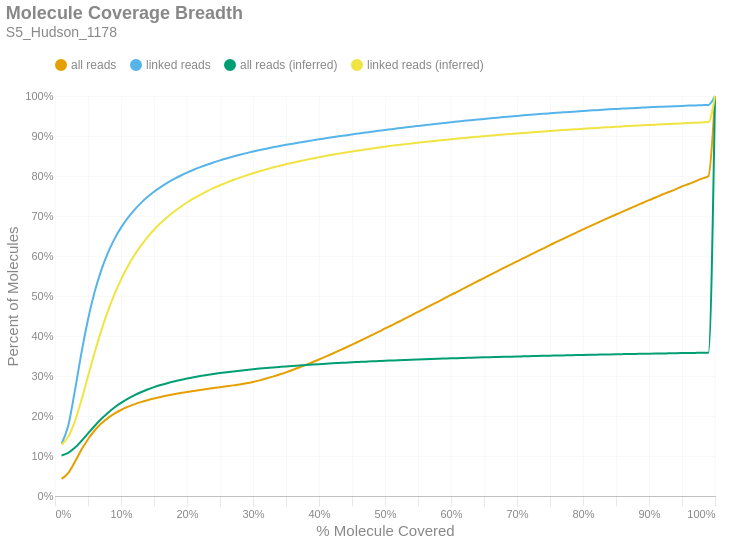

The cell this chart's notebook holds for it:
### Markdown cell above
### Molecule Read Coverage
This chart shows molecule coverage breadth as computed by the number of bases aligned to that molecule. In other words, "*how much of each unique long molecule is actually sequenced/aligned?*" Keep in mind there is a distinction between sequences and alignments, since some sequences belonging to a particular molecule may not align well and wouldn't appear in the alignment data. This chart also shows molecule coverage breadth as computed by the *inferred fragment* from which the aligned sequences originate. Unlike read coverage, this calculation takes into account the total insert size, including unsequenced gaps between the forward and reverse reads. Like the previous figures, these are cumulative percents.

### Code cell
if SKIPLR:
    print_html(f"Skipped")
else:
    binned_df = consolidated_hist(valids['coverage_bp'], mask, 0.01, True)
    binned_df_inf = consolidated_hist(valids['coverage_inserts'], mask, 0.01, True)
    binned_df = binned_df.with_columns(pl.lit(binned_df_inf['all reads (cumsum)']).alias('all reads (inferred)'))
    binned_df = binned_df.with_columns(pl.lit(binned_df_inf['linked reads (cumsum)']).alias('linked reads (inferred)'))
    binned_df = binned_df.with_columns(
        (pl.col('bin').cast(pl.Float64) + 0.01).alias('right_edge')
    )

    with SafeRender(binned_df):
        (
            density_plot(binned_df, 'Molecule Coverage Breadth', samplename, 'molcov', ['all reads (inferred)','linked reads (inferred)'])
            .encode(
                #x=alt.X('bin:Q', title="% Molecule Covered").axis(format = '%').scale(padding=0),
                x=alt.X('right_edge:Q', title="% Molecule Covered").axis(format='%').scale(padding=0),
                y=alt.Y('value:Q', title='Percent of Molecules')
                    .axis(format='%')
                    .stack(False)
                    .scale(domainMin=0, padding=0),
                color=alt.Color("key:N").scale(domain = ["all reads", "linked reads", "all reads (inferred)", "linked reads (inferred)"]),
                tooltip = [
                    alt.Tooltip("key:N", title = "Data Type"),
                    alt.Tooltip("range_label:N", title="% Molecule Covered"),
                    alt.Tooltip("value:Q", format = ".2%", title="% Molecules")
                ]
            )
        ).display()

### Figure 1 — Vega-Lite specification as saved in the notebook (floating-point values rounded to 4 significant figures)
{"width": "container", "height": 400, "config": {"title": {"anchor": "start", "dy": -15, "fontSize": 18, "color": "#888888", "subtitleColor": "#888888", "subtitleFontSize": 14}, "arc": {"fill": "#0072B2"}, "axis": {"domainColor": "#888888", "domainWidth": 0.5, "gridWidth": 0.2, "grid": false, "titleFontWeight": 400, "titleFontSize": 15, "labelFontSize": 11, "labelColor": "#888888", "tickColor": "#888888", "tickWidth": 0.2, "titleColor": "#888888"}, "axisBand": {"grid": false}, "axisX": {"grid": true, "tickSize": 10, "domainCap": "round"}, "axisY": {"domain": false, "grid": true, "tickSize": 0, "domainCap": "round"}, "background": "transparent", "header": {"labelFontSize": 15, "labelColor": "#888888", "titleFontSize": 15, "titleFontWeight": 600, "titleColor": "#888888"}, "legend": {"labelFont": "sans-serif", "labelFontSize": 12, "labelColor": "#888888", "symbolSize": 100, "symbolType": "circle", "titleFontSize": 12, "titlePadding": 10, "titleColor": "#888888", "title": null, "orient": "top"}, "range": {"category": ["#E69F00", "#56B4E9", "#009E73", "#F0E442", "#0072B2", "#D55E00", "#CC79A7", "#000000"], "diverging": ["#cfe8f3", "#a2d4ec", "#73bfe2", "#46abdb", "#1696d2", "#12719e"]}, "area": {"fill": "#0072B2", "fillOpacity": 0.7, "line": true, "strokeOpacity": 0.7}, "line": {"color": "#0072B2", "stroke": "#0072B2", "strokeWidth": 2}, "trail": {"color": "#0072B2", "stroke": "#0072B2", "strokeWidth": 0, "size": 1}, "point": {"filled": true, "fillOpacity": 1.0, "size": 95}, "text": {"color": "#888888", "fontSize": 11, "align": "right", "fontWeight": 400, "size": 11}, "bar": {"fill": "#0072B2", "stroke": null}, "view": {"stroke": null, "continuousWidth": 660, "continuousHeight": 400}}, "data": {"name": "data-ef1481adacbdb113beef8eb1b93edff2"}, "mark": {"type": "line", "interpolate": "monotone", "point": {"opacity": 0, "size": 275}}, "encoding": {"color": {"field": "key", "scale": {"domain": ["all reads", "linked reads", "all reads (inferred)", "linked reads (inferred)"]}, "type": "nominal"}, "tooltip": [{"field": "key", "title": "Data Type", "type": "nominal"}, {"field": "range_label", "title": "% Molecule Covered", "type": "nominal"}, {"field": "value", "format": ".2%", "title": "% Molecules", "type": "quantitative"}], "x": {"axis": {"format": "%"}, "field": "right_edge", "scale": {"padding": 0}, "title": "% Molecule Covered", "type": "quantitative"}, "y": {"axis": {"format": "%"}, "field": "value", "scale": {"domainMin": 0, "padding": 0}, "stack": false, "title": "Percent of Molecules", "type": "quantitative"}}, "params": [{"name": "param_c36ac31b6afebe62", "select": {"type": "point", "fields": ["key"]}, "bind": "legend"}], "title": {"text": "Molecule Coverage Breadth", "subtitle": "S5_Hudson_1178"}, "transform": [{"fold": ["all reads (cumsum)", "linked reads (cumsum)", "all reads (inferred)", "linked reads (inferred)"]}, {"calculate": "replace(datum.key, ' (cumsum)', '')", "as": "key"}, {"filter": {"param": "param_c36ac31b6afebe62"}}], "usermeta": {"embedOptions": {"downloadFileName": "S5_Hudson_1178.molcov"}}, "$schema": "https://vega.github.io/schema/vega-lite/v6.1.0.json", "datasets": {"data-ef1481adacbdb113beef8eb1b93edff2": [{"bin": "0.0", "interval": "0.0-0.01", "all reads": 0.04276, "linked reads": 0.1305, "all reads (cumsum)": 0.04276, "linked reads (cumsum)": 0.1305, "range_label": "0.0-0.01", "all reads (inferred)": 0.1012, "linked reads (inferred)": 0.1279, "right_edge": 0.01}, {"bin": "0.01", "interval": "0.01-0.02", "all reads": 0.01467, "linked reads": 0.04494, "all reads (cumsum)": 0.05743, "linked reads (cumsum)": 0.1755, "range_label": "0.01-0.02", "all reads (inferred)": 0.108, "linked reads (inferred)": 0.1481, "right_edge": 0.02}, {"bin": "0.02", "interval": "0.02-0.03", "all reads": 0.02768, "linked reads": 0.08659, "all reads (cumsum)": 0.08511, "linked reads (cumsum)": 0.2621, "range_label": "0.02-0.03", "all reads (inferred)": 0.1204, "linked reads (inferred)": 0.1861, "right_edge": 0.03}, {"bin": "0.03", "interval": "0.03-0.04", "all reads": 0.03024, "linked reads": 0.09512, "all reads (cumsum)": 0.1154, "linked reads (cumsum)": 0.3572, "range_label": "0.03-0.04", "all reads (inferred)": 0.1375, "linked reads (inferred)": 0.2394, "right_edge": 0.04}, {"bin": "0.04", "interval": "0.04-0.05", "all reads": 0.02665, "linked reads": 0.08409, "all reads (cumsum)": 0.142, "linked reads (cumsum)": 0.4413, "range_label": "0.04-0.05", "all reads (inferred)": 0.1564, "linked reads (inferred)": 0.2991, "right_edge": 0.05}, {"bin": "0.05", "interval": "0.05-0.06", "all reads": 0.02174, "linked reads": 0.06847, "all reads (cumsum)": 0.1637, "linked reads (cumsum)": 0.5097, "range_label": "0.05-0.06", "all reads (inferred)": 0.1751, "linked reads (inferred)": 0.3581, "right_edge": 0.06}, {"bin": "0.06", "interval": "0.06-0.07", "all reads": 0.01725, "linked reads": 0.05441, "all reads (cumsum)": 0.181, "linked reads (cumsum)": 0.5642, "range_label": "0.06-0.07", "all reads (inferred)": 0.1924, "linked reads (inferred)": 0.4128, "right_edge": 0.07}, {"bin": "0.07", "interval": "0.07-0.08", "all reads": 0.01373, "linked reads": 0.04324, "all reads (cumsum)": 0.1947, "linked reads (cumsum)": 0.6074, "range_label": "0.07-0.08", "all reads (inferred)": 0.2077, "linked reads (inferred)": 0.4614, "right_edge": 0.08}, {"bin": "0.08", "interval": "0.08-0.09", "all reads": 0.01112, "linked reads": 0.03486, "all reads (cumsum)": 0.2058, "linked reads (cumsum)": 0.6423, "range_label": "0.08-0.09", "all reads (inferred)": 0.2212, "linked reads (inferred)": 0.5042, "right_edge": 0.09}, {"bin": "0.09", "interval": "0.09-0.1", "all reads": 0.009178, "linked reads": 0.02873, "all reads (cumsum)": 0.215, "linked reads (cumsum)": 0.671, "range_label": "0.09-0.1", "all reads (inferred)": 0.2328, "linked reads (inferred)": 0.5411, "right_edge": 0.1}, {"bin": "0.1", "interval": "0.1-0.11", "all reads": 0.007634, "linked reads": 0.02383, "all reads (cumsum)": 0.2227, "linked reads (cumsum)": 0.6948, "range_label": "0.1-0.11", "all reads (inferred)": 0.243, "linked reads (inferred)": 0.5733, "right_edge": 0.11}, {"bin": "0.11", "interval": "0.11-0.12", "all reads": 0.006444, "linked reads": 0.02007, "all reads (cumsum)": 0.2291, "linked reads (cumsum)": 0.7149, "range_label": "0.11-0.12", "all reads (inferred)": 0.2517, "linked reads (inferred)": 0.6011, "right_edge": 0.12}, {"bin": "0.12", "interval": "0.12-0.13", "all reads": 0.00561, "linked reads": 0.01738, "all reads (cumsum)": 0.2347, "linked reads (cumsum)": 0.7323, "range_label": "0.12-0.13", "all reads (inferred)": 0.2594, "linked reads (inferred)": 0.6255, "right_edge": 0.13}, {"bin": "0.13", "interval": "0.13-0.14", "all reads": 0.004849, "linked reads": 0.01501, "all reads (cumsum)": 0.2396, "linked reads (cumsum)": 0.7473, "range_label": "0.13-0.14", "all reads (inferred)": 0.2662, "linked reads (inferred)": 0.6468, "right_edge": 0.14}, {"bin": "0.14", "interval": "0.14-0.15", "all reads": 0.004311, "linked reads": 0.01326, "all reads (cumsum)": 0.2439, "linked reads (cumsum)": 0.7605, "range_label": "0.14-0.15", "all reads (inferred)": 0.2721, "linked reads (inferred)": 0.6656, "right_edge": 0.15}, {"bin": "0.15", "interval": "0.15-0.16", "all reads": 0.003838, "linked reads": 0.01167, "all reads (cumsum)": 0.2477, "linked reads (cumsum)": 0.7722, "range_label": "0.15-0.16", "all reads (inferred)": 0.2774, "linked reads (inferred)": 0.6823, "right_edge": 0.16}, {"bin": "0.16", "interval": "0.16-0.17", "all reads": 0.003446, "linked reads": 0.01038, "all reads (cumsum)": 0.2512, "linked reads (cumsum)": 0.7826, "range_label": "0.16-0.17", "all reads (inferred)": 0.2821, "linked reads (inferred)": 0.6972, "right_edge": 0.17}, {"bin": "0.17", "interval": "0.17-0.18", "all reads": 0.003213, "linked reads": 0.009477, "all reads (cumsum)": 0.2544, "linked reads (cumsum)": 0.7921, "range_label": "0.17-0.18", "all reads (inferred)": 0.2863, "linked reads (inferred)": 0.7106, "right_edge": 0.18}, {"bin": "0.18", "interval": "0.18-0.19", "all reads": 0.002944, "linked reads": 0.008549, "all reads (cumsum)": 0.2573, "linked reads (cumsum)": 0.8006, "range_label": "0.18-0.19", "all reads (inferred)": 0.2901, "linked reads (inferred)": 0.7226, "right_edge": 0.19}, {"bin": "0.19", "interval": "0.19-0.2", "all reads": 0.002764, "linked reads": 0.00779, "all reads (cumsum)": 0.2601, "linked reads (cumsum)": 0.8084, "range_label": "0.19-0.2", "all reads (inferred)": 0.2937, "linked reads (inferred)": 0.7337, "right_edge": 0.2}, {"bin": "0.2", "interval": "0.2-0.21", "all reads": 0.002599, "linked reads": 0.0071, "all reads (cumsum)": 0.2627, "linked reads (cumsum)": 0.8155, "range_label": "0.2-0.21", "all reads (inferred)": 0.2968, "linked reads (inferred)": 0.7438, "right_edge": 0.21}, {"bin": "0.21", "interval": "0.21-0.22", "all reads": 0.00246, "linked reads": 0.006548, "all reads (cumsum)": 0.2651, "linked reads (cumsum)": 0.8221, "range_label": "0.21-0.22", "all reads (inferred)": 0.2998, "linked reads (inferred)": 0.7531, "right_edge": 0.22}, {"bin": "0.22", "interval": "0.22-0.23", "all reads": 0.002375, "linked reads": 0.006057, "all reads (cumsum)": 0.2675, "linked reads (cumsum)": 0.8281, "range_label": "0.22-0.23", "all reads (inferred)": 0.3025, "linked reads (inferred)": 0.7616, "right_edge": 0.23}, {"bin": "0.23", "interval": "0.23-0.24", "all reads": 0.002296, "linked reads": 0.005652, "all reads (cumsum)": 0.2698, "linked reads (cumsum)": 0.8338, "range_label": "0.23-0.24", "all reads (inferred)": 0.305, "linked reads (inferred)": 0.7695, "right_edge": 0.24}, {"bin": "0.24", "interval": "0.24-0.25", "all reads": 0.002256, "linked reads": 0.005281, "all reads (cumsum)": 0.2721, "linked reads (cumsum)": 0.8391, "range_label": "0.24-0.25", "all reads (inferred)": 0.3073, "linked reads (inferred)": 0.7768, "right_edge": 0.25}, {"bin": "0.25", "interval": "0.25-0.26", "all reads": 0.002186, "linked reads": 0.004896, "all reads (cumsum)": 0.2742, "linked reads (cumsum)": 0.8439, "range_label": "0.25-0.26", "all reads (inferred)": 0.3095, "linked reads (inferred)": 0.7836, "right_edge": 0.26}, {"bin": "0.26", "interval": "0.26-0.27", "all reads": 0.002303, "linked reads": 0.00473, "all reads (cumsum)": 0.2765, "linked reads (cumsum)": 0.8487, "range_label": "0.26-0.27", "all reads (inferred)": 0.3115, "linked reads (inferred)": 0.7899, "right_edge": 0.27}, {"bin": "0.27", "interval": "0.27-0.28", "all reads": 0.002408, "linked reads": 0.004339, "all reads (cumsum)": 0.279, "linked reads (cumsum)": 0.853, "range_label": "0.27-0.28", "all reads (inferred)": 0.3134, "linked reads (inferred)": 0.796, "right_edge": 0.28}, {"bin": "0.28", "interval": "0.28-0.29", "all reads": 0.002839, "linked reads": 0.004126, "all reads (cumsum)": 0.2818, "linked reads (cumsum)": 0.8571, "range_label": "0.28-0.29", "all reads (inferred)": 0.3152, "linked reads (inferred)": 0.8016, "right_edge": 0.29}, {"bin": "0.29", "interval": "0.29-0.3", "all reads": 0.00341, "linked reads": 0.003907, "all reads (cumsum)": 0.2852, "linked reads (cumsum)": 0.861, "range_label": "0.29-0.3", "all reads (inferred)": 0.3169, "linked reads (inferred)": 0.8069, "right_edge": 0.3}, {"bin": "0.3", "interval": "0.3-0.31", "all reads": 0.003928, "linked reads": 0.003719, "all reads (cumsum)": 0.2891, "linked reads (cumsum)": 0.8648, "range_label": "0.3-0.31", "all reads (inferred)": 0.3185, "linked reads (inferred)": 0.8119, "right_edge": 0.31}, {"bin": "0.31", "interval": "0.31-0.32", "all reads": 0.004418, "linked reads": 0.003531, "all reads (cumsum)": 0.2936, "linked reads (cumsum)": 0.8683, "range_label": "0.31-0.32", "all reads (inferred)": 0.32, "linked reads (inferred)": 0.8166, "right_edge": 0.32}, {"bin": "0.32", "interval": "0.32-0.33", "all reads": 0.004871, "linked reads": 0.003316, "all reads (cumsum)": 0.2984, "linked reads (cumsum)": 0.8716, "range_label": "0.32-0.33", "all reads (inferred)": 0.3214, "linked reads (inferred)": 0.821, "right_edge": 0.33}, {"bin": "0.33", "interval": "0.33-0.34", "all reads": 0.005142, "linked reads": 0.003157, "all reads (cumsum)": 0.3036, "linked reads (cumsum)": 0.8748, "range_label": "0.33-0.34", "all reads (inferred)": 0.3227, "linked reads (inferred)": 0.8253, "right_edge": 0.34}, {"bin": "0.34", "interval": "0.34-0.35", "all reads": 0.005517, "linked reads": 0.003091, "all reads (cumsum)": 0.3091, "linked reads (cumsum)": 0.8779, "range_label": "0.34-0.35", "all reads (inferred)": 0.324, "linked reads (inferred)": 0.8294, "right_edge": 0.35}, {"bin": "0.35", "interval": "0.35-0.36", "all reads": 0.00589, "linked reads": 0.002943, "all reads (cumsum)": 0.315, "linked reads (cumsum)": 0.8808, "range_label": "0.35-0.36", "all reads (inferred)": 0.3252, "linked reads (inferred)": 0.8332, "right_edge": 0.36}, {"bin": "0.36", "interval": "0.36-0.37", "all reads": 0.006138, "linked reads": 0.002817, "all reads (cumsum)": 0.3211, "linked reads (cumsum)": 0.8836, "range_label": "0.36-0.37", "all reads (inferred)": 0.3264, "linked reads (inferred)": 0.8368, "right_edge": 0.37}, {"bin": "0.37", "interval": "0.37-0.38", "all reads": 0.00652, "linked reads": 0.002814, "all reads (cumsum)": 0.3276, "linked reads (cumsum)": 0.8864, "range_label": "0.37-0.38", "all reads (inferred)": 0.3275, "linked reads (inferred)": 0.8403, "right_edge": 0.38}, {"bin": "0.38", "interval": "0.38-0.39", "all reads": 0.006637, "linked reads": 0.002615, "all reads (cumsum)": 0.3343, "linked reads (cumsum)": 0.8891, "range_label": "0.38-0.39", "all reads (inferred)": 0.3286, "linked reads (inferred)": 0.8437, "right_edge": 0.39}, {"bin": "0.39", "interval": "0.39-0.4", "all reads": 0.007043, "linked reads": 0.002614, "all reads (cumsum)": 0.3413, "linked reads (cumsum)": 0.8917, "range_label": "0.39-0.4", "all reads (inferred)": 0.3297, "linked reads (inferred)": 0.847, "right_edge": 0.4}, {"bin": "0.4", "interval": "0.4-0.41", "all reads": 0.006995, "linked reads": 0.002525, "all reads (cumsum)": 0.3483, "linked reads (cumsum)": 0.8942, "range_label": "0.4-0.41", "all reads (inferred)": 0.3307, "linked reads (inferred)": 0.8501, "right_edge": 0.41}, {"bin": "0.41", "interval": "0.41-0.42", "all reads": 0.007262, "linked reads": 0.002493, "all reads (cumsum)": 0.3556, "linked reads (cumsum)": 0.8967, "range_label": "0.41-0.42", "all reads (inferred)": 0.3316, "linked reads (inferred)": 0.8531, "right_edge": 0.42}, {"bin": "0.42", "interval": "0.42-0.43", "all reads": 0.007479, "linked reads": 0.002463, "all reads (cumsum)": 0.363, "linked reads (cumsum)": 0.8991, "range_label": "0.42-0.43", "all reads (inferred)": 0.3325, "linked reads (inferred)": 0.8559, "right_edge": 0.43}, {"bin": "0.43", "interval": "0.43-0.44", "all reads": 0.007533, "linked reads": 0.002324, "all reads (cumsum)": 0.3706, "linked reads (cumsum)": 0.9015, "range_label": "0.43-0.44", "all reads (inferred)": 0.3334, "linked reads (inferred)": 0.8588, "right_edge": 0.44}, {"bin": "0.44", "interval": "0.44-0.45", "all reads": 0.007738, "linked reads": 0.002365, "all reads (cumsum)": 0.3783, "linked reads (cumsum)": 0.9038, "range_label": "0.44-0.45", "all reads (inferred)": 0.3343, "linked reads (inferred)": 0.8614, "right_edge": 0.45}, {"bin": "0.45", "interval": "0.45-0.46", "all reads": 0.007872, "linked reads": 0.002381, "all reads (cumsum)": 0.3862, "linked reads (cumsum)": 0.9062, "range_label": "0.45-0.46", "all reads (inferred)": 0.3351, "linked reads (inferred)": 0.8639, "right_edge": 0.46}, {"bin": "0.46", "interval": "0.46-0.47", "all reads": 0.007961, "linked reads": 0.002257, "all reads (cumsum)": 0.3942, "linked reads (cumsum)": 0.9085, "range_label": "0.46-0.47", "all reads (inferred)": 0.3358, "linked reads (inferred)": 0.8663, "right_edge": 0.47}, {"bin": "0.47", "interval": "0.47-0.48", "all reads": 0.008127, "linked reads": 0.002229, "all reads (cumsum)": 0.4023, "linked reads (cumsum)": 0.9107, "range_label": "0.47-0.48", "all reads (inferred)": 0.3366, "linked reads (inferred)": 0.8687, "right_edge": 0.48}, {"bin": "0.48", "interval": "0.48-0.49", "all reads": 0.007816, "linked reads": 0.002151, "all reads (cumsum)": 0.4101, "linked reads (cumsum)": 0.9129, "range_label": "0.48-0.49", "all reads (inferred)": 0.3373, "linked reads (inferred)": 0.871, "right_edge": 0.49}, {"bin": "0.49", "interval": "0.49-0.5", "all reads": 0.0088, "linked reads": 0.002199, "all reads (cumsum)": 0.4189, "linked reads (cumsum)": 0.9151, "range_label": "0.49-0.5", "all reads (inferred)": 0.3381, "linked reads (inferred)": 0.8733, "right_edge": 0.5}, {"bin": "0.5", "interval": "0.5-0.51", "all reads": 0.007603, "linked reads": 0.002054, "all reads (cumsum)": 0.4265, "linked reads (cumsum)": 0.9171, "range_label": "0.5-0.51", "all reads (inferred)": 0.3388, "linked reads (inferred)": 0.8754, "right_edge": 0.51}, {"bin": "0.51", "interval": "0.51-0.52", "all reads": 0.008539, "linked reads": 0.002159, "all reads (cumsum)": 0.435, "linked reads (cumsum)": 0.9193, "range_label": "0.51-0.52", "all reads (inferred)": 0.3394, "linked reads (inferred)": 0.8775, "right_edge": 0.52}, {"bin": "0.52", "interval": "0.52-0.53", "all reads": 0.008302, "linked reads": 0.00204, "all reads (cumsum)": 0.4433, "linked reads (cumsum)": 0.9213, "range_label": "0.52-0.53", "all reads (inferred)": 0.3401, "linked reads (inferred)": 0.8795, "right_edge": 0.53}, {"bin": "0.53", "interval": "0.53-0.54", "all reads": 0.008502, "linked reads": 0.002017, "all reads (cumsum)": 0.4518, "linked reads (cumsum)": 0.9233, "range_label": "0.53-0.54", "all reads (inferred)": 0.3407, "linked reads (inferred)": 0.8814, "right_edge": 0.54}, {"bin": "0.54", "interval": "0.54-0.55", "all reads": 0.008202, "linked reads": 0.001929, "all reads (cumsum)": 0.46, "linked reads (cumsum)": 0.9253, "range_label": "0.54-0.55", "all reads (inferred)": 0.3413, "linked reads (inferred)": 0.8833, "right_edge": 0.55}, {"bin": "0.55", "interval": "0.55-0.56", "all reads": 0.008631, "linked reads": 0.001907, "all reads (cumsum)": 0.4687, "linked reads (cumsum)": 0.9272, "range_label": "0.55-0.56", "all reads (inferred)": 0.3419, "linked reads (inferred)": 0.8851, "right_edge": 0.56}, {"bin": "0.56", "interval": "0.56-0.57", "all reads": 0.008547, "linked reads": 0.001868, "all reads (cumsum)": 0.4772, "linked reads (cumsum)": 0.929, "range_label": "0.56-0.57", "all reads (inferred)": 0.3425, "linked reads (inferred)": 0.8869, "right_edge": 0.57}, {"bin": "0.57", "interval": "0.57-0.58", "all reads": 0.008338, "linked reads": 0.001772, "all reads (cumsum)": 0.4856, "linked reads (cumsum)": 0.9308, "range_label": "0.57-0.58", "all reads (inferred)": 0.343, "linked reads (inferred)": 0.8886, "right_edge": 0.58}, {"bin": "0.58", "interval": "0.58-0.59", "all reads": 0.008507, "linked reads": 0.0018, "all reads (cumsum)": 0.4941, "linked reads (cumsum)": 0.9326, "range_label": "0.58-0.59", "all reads (inferred)": 0.3436, "linked reads (inferred)": 0.8903, "right_edge": 0.59}, {"bin": "0.59", "interval": "0.59-0.6", "all reads": 0.008643, "linked reads": 0.001814, "all reads (cumsum)": 0.5027, "linked reads (cumsum)": 0.9344, "range_label": "0.59-0.6", "all reads (inferred)": 0.3441, "linked reads (inferred)": 0.892, "right_edge": 0.6}, {"bin": "0.6", "interval": "0.6-0.61", "all reads": 0.00826, "linked reads": 0.001707, "all reads (cumsum)": 0.511, "linked reads (cumsum)": 0.9361, "range_label": "0.6-0.61", "all reads (inferred)": 0.3446, "linked reads (inferred)": 0.8936, "right_edge": 0.61}, {"bin": "0.61", "interval": "0.61-0.62", "all reads": 0.008625, "linked reads": 0.001749, "all reads (cumsum)": 0.5196, "linked reads (cumsum)": 0.9379, "range_label": "0.61-0.62", "all reads (inferred)": 0.3451, "linked reads (inferred)": 0.8951, "right_edge": 0.62}, {"bin": "0.62", "interval": "0.62-0.63", "all reads": 0.008464, "linked reads": 0.001678, "all reads (cumsum)": 0.5281, "linked reads (cumsum)": 0.9395, "range_label": "0.62-0.63", "all reads (inferred)": 0.3456, "linked reads (inferred)": 0.8967, "right_edge": 0.63}, {"bin": "0.63", "interval": "0.63-0.64", "all reads": 0.008461, "linked reads": 0.001596, "all reads (cumsum)": 0.5365, "linked reads (cumsum)": 0.9411, "range_label": "0.63-0.64", "all reads (inferred)": 0.3461, "linked reads (inferred)": 0.8982, "right_edge": 0.64}, {"bin": "0.64", "interval": "0.64-0.65", "all reads": 0.008335, "linked reads": 0.001601, "all reads (cumsum)": 0.5449, "linked reads (cumsum)": 0.9427, "range_label": "0.64-0.65", "all reads (inferred)": 0.3466, "linked reads (inferred)": 0.8996, "right_edge": 0.65}, {"bin": "0.65", "interval": "0.65-0.66", "all reads": 0.008711, "linked reads": 0.001608, "all reads (cumsum)": 0.5536, "linked reads (cumsum)": 0.9444, "range_label": "0.65-0.66", "all reads (inferred)": 0.3471, "linked reads (inferred)": 0.901, "right_edge": 0.66}, {"bin": "0.66", "interval": "0.66-0.67", "all reads": 0.008223, "linked reads": 0.001544, "all reads (cumsum)": 0.5618, "linked reads (cumsum)": 0.9459, "range_label": "0.66-0.67", "all reads (inferred)": 0.3475, "linked reads (inferred)": 0.9024, "right_edge": 0.67}, {"bin": "0.67", "interval": "0.67-0.68", "all reads": 0.008334, "linked reads": 0.001479, "all reads (cumsum)": 0.5701, "linked reads (cumsum)": 0.9474, "range_label": "0.67-0.68", "all reads (inferred)": 0.348, "linked reads (inferred)": 0.9037, "right_edge": 0.68}, {"bin": "0.68", "interval": "0.68-0.69", "all reads": 0.008167, "linked reads": 0.001448, "all reads (cumsum)": 0.5783, "linked reads (cumsum)": 0.9488, "range_label": "0.68-0.69", "all reads (inferred)": 0.3484, "linked reads (inferred)": 0.905, "right_edge": 0.69}, {"bin": "0.69", "interval": "0.69-0.7", "all reads": 0.008388, "linked reads": 0.001399, "all reads (cumsum)": 0.5867, "linked reads (cumsum)": 0.9502, "range_label": "0.69-0.7", "all reads (inferred)": 0.3488, "linked reads (inferred)": 0.9063, "right_edge": 0.7}, {"bin": "0.7", "interval": "0.7-0.71", "all reads": 0.008036, "linked reads": 0.001372, "all reads (cumsum)": 0.5947, "linked reads (cumsum)": 0.9516, "range_label": "0.7-0.71", "all reads (inferred)": 0.3492, "linked reads (inferred)": 0.9076, "right_edge": 0.71}, {"bin": "0.71", "interval": "0.71-0.72", "all reads": 0.008092, "linked reads": 0.001334, "all reads (cumsum)": 0.6028, "linked reads (cumsum)": 0.9529, "range_label": "0.71-0.72", "all reads (inferred)": 0.3496, "linked reads (inferred)": 0.9088, "right_edge": 0.72}, {"bin": "0.72", "interval": "0.72-0.73", "all reads": 0.00823, "linked reads": 0.001316, "all reads (cumsum)": 0.611, "linked reads (cumsum)": 0.9542, "range_label": "0.72-0.73", "all reads (inferred)": 0.35, "linked reads (inferred)": 0.9101, "right_edge": 0.73}, {"bin": "0.73", "interval": "0.73-0.74", "all reads": 0.007953, "linked reads": 0.001323, "all reads (cumsum)": 0.619, "linked reads (cumsum)": 0.9556, "range_label": "0.73-0.74", "all reads (inferred)": 0.3504, "linked reads (inferred)": 0.9112, "right_edge": 0.74}, {"bin": "0.74", "interval": "0.74-0.75", "all reads": 0.008401, "linked reads": 0.001225, "all reads (cumsum)": 0.6274, "linked reads (cumsum)": 0.9568, "range_label": "0.74-0.75", "all reads (inferred)": 0.3508, "linked reads (inferred)": 0.9124, "right_edge": 0.75}, {"bin": "0.75", "interval": "0.75-0.76", "all reads": 0.007694, "linked reads": 0.001202, "all reads (cumsum)": 0.6351, "linked reads (cumsum)": 0.958, "range_label": "0.75-0.76", "all reads (inferred)": 0.3512, "linked reads (inferred)": 0.9135, "right_edge": 0.76}, {"bin": "0.76", "interval": "0.76-0.77", "all reads": 0.007904, "linked reads": 0.00115, "all reads (cumsum)": 0.643, "linked reads (cumsum)": 0.9591, "range_label": "0.76-0.77", "all reads (inferred)": 0.3516, "linked reads (inferred)": 0.9147, "right_edge": 0.77}, {"bin": "0.77", "interval": "0.77-0.78", "all reads": 0.007794, "linked reads": 0.001146, "all reads (cumsum)": 0.6508, "linked reads (cumsum)": 0.9603, "range_label": "0.77-0.78", "all reads (inferred)": 0.3519, "linked reads (inferred)": 0.9158, "right_edge": 0.78}, {"bin": "0.78", "interval": "0.78-0.79", "all reads": 0.007683, "linked reads": 0.001107, "all reads (cumsum)": 0.6585, "linked reads (cumsum)": 0.9614, "range_label": "0.78-0.79", "all reads (inferred)": 0.3523, "linked reads (inferred)": 0.917, "right_edge": 0.79}, {"bin": "0.79", "interval": "0.79-0.8", "all reads": 0.008098, "linked reads": 0.001153, "all reads (cumsum)": 0.6666, "linked reads (cumsum)": 0.9625, "range_label": "0.79-0.8", "all reads (inferred)": 0.3527, "linked reads (inferred)": 0.918, "right_edge": 0.8}, {"bin": "0.8", "interval": "0.8-0.81", "all reads": 0.0073, "linked reads": 0.001022, "all reads (cumsum)": 0.6739, "linked reads (cumsum)": 0.9636, "range_label": "0.8-0.81", "all reads (inferred)": 0.353, "linked reads (inferred)": 0.9191, "right_edge": 0.81}, {"bin": "0.81", "interval": "0.81-0.82", "all reads": 0.0075, "linked reads": 0.001044, "all reads (cumsum)": 0.6814, "linked reads (cumsum)": 0.9646, "range_label": "0.81-0.82", "all reads (inferred)": 0.3534, "linked reads (inferred)": 0.9201, "right_edge": 0.82}, {"bin": "0.82", "interval": "0.82-0.83", "all reads": 0.007542, "linked reads": 0.001031, "all reads (cumsum)": 0.6889, "linked reads (cumsum)": 0.9656, "range_label": "0.82-0.83", "all reads (inferred)": 0.3537, "linked reads (inferred)": 0.9211, "right_edge": 0.83}, {"bin": "0.83", "interval": "0.83-0.84", "all reads": 0.007501, "linked reads": 0.001039, "all reads (cumsum)": 0.6964, "linked reads (cumsum)": 0.9667, "range_label": "0.83-0.84", "all reads (inferred)": 0.354, "linked reads (inferred)": 0.9221, "right_edge": 0.84}, {"bin": "0.84", "interval": "0.84-0.85", "all reads": 0.007278, "linked reads": 0.000905, "all reads (cumsum)": 0.7037, "linked reads (cumsum)": 0.9676, "range_label": "0.84-0.85", "all reads (inferred)": 0.3543, "linked reads (inferred)": 0.9231, "right_edge": 0.85}, {"bin": "0.85", "interval": "0.85-0.86", "all reads": 0.007359, "linked reads": 0.0008965, "all reads (cumsum)": 0.711, "linked reads (cumsum)": 0.9685, "range_label": "0.85-0.86", "all reads (inferred)": 0.3546, "linked reads (inferred)": 0.924, "right_edge": 0.86}, {"bin": "0.86", "interval": "0.86-0.87", "all reads": 0.00713, "linked reads": 0.0008427, "all reads (cumsum)": 0.7182, "linked reads (cumsum)": 0.9693, "range_label": "0.86-0.87", "all reads (inferred)": 0.355, "linked reads (inferred)": 0.925, "right_edge": 0.87}, {"bin": "0.87", "interval": "0.87-0.88", "all reads": 0.00729, "linked reads": 0.0008575, "all reads (cumsum)": 0.7255, "linked reads (cumsum)": 0.9702, "range_label": "0.87-0.88", "all reads (inferred)": 0.3553, "linked reads (inferred)": 0.9259, "right_edge": 0.88}, {"bin": "0.88", "interval": "0.88-0.89", "all reads": 0.007044, "linked reads": 0.0007947, "all reads (cumsum)": 0.7325, "linked reads (cumsum)": 0.971, "range_label": "0.88-0.89", "all reads (inferred)": 0.3555, "linked reads (inferred)": 0.9267, "right_edge": 0.89}, {"bin": "0.89", "interval": "0.89-0.9", "all reads": 0.007121, "linked reads": 0.0008018, "all reads (cumsum)": 0.7396, "linked reads (cumsum)": 0.9718, "range_label": "0.89-0.9", "all reads (inferred)": 0.3558, "linked reads (inferred)": 0.9276, "right_edge": 0.9}, {"bin": "0.9", "interval": "0.9-0.91", "all reads": 0.006602, "linked reads": 0.0007152, "all reads (cumsum)": 0.7462, "linked reads (cumsum)": 0.9725, "range_label": "0.9-0.91", "all reads (inferred)": 0.3561, "linked reads (inferred)": 0.9284, "right_edge": 0.91}, {"bin": "0.91", "interval": "0.91-0.92", "all reads": 0.00747, "linked reads": 0.0007431, "all reads (cumsum)": 0.7537, "linked reads (cumsum)": 0.9732, "range_label": "0.91-0.92", "all reads (inferred)": 0.3564, "linked reads (inferred)": 0.9293, "right_edge": 0.92}, {"bin": "0.92", "interval": "0.92-0.93", "all reads": 0.006247, "linked reads": 0.0007152, "all reads (cumsum)": 0.7599, "linked reads (cumsum)": 0.974, "range_label": "0.92-0.93", "all reads (inferred)": 0.3567, "linked reads (inferred)": 0.9301, "right_edge": 0.93}, {"bin": "0.93", "interval": "0.93-0.94", "all reads": 0.006792, "linked reads": 0.0006933, "all reads (cumsum)": 0.7667, "linked reads (cumsum)": 0.9746, "range_label": "0.93-0.94", "all reads (inferred)": 0.3569, "linked reads (inferred)": 0.9308, "right_edge": 0.94}, {"bin": "0.94", "interval": "0.94-0.95", "all reads": 0.007223, "linked reads": 0.0006609, "all reads (cumsum)": 0.774, "linked reads (cumsum)": 0.9753, "range_label": "0.94-0.95", "all reads (inferred)": 0.3572, "linked reads (inferred)": 0.9316, "right_edge": 0.95}, {"bin": "0.95", "interval": "0.95-0.96", "all reads": 0.005919, "linked reads": 0.0006417, "all reads (cumsum)": 0.7799, "linked reads (cumsum)": 0.976, "range_label": "0.95-0.96", "all reads (inferred)": 0.3575, "linked reads (inferred)": 0.9324, "right_edge": 0.96}, {"bin": "0.96", "interval": "0.96-0.97", "all reads": 0.006852, "linked reads": 0.0006058, "all reads (cumsum)": 0.7867, "linked reads (cumsum)": 0.9766, "range_label": "0.96-0.97", "all reads (inferred)": 0.3578, "linked reads (inferred)": 0.9332, "right_edge": 0.97}, {"bin": "0.97", "interval": "0.97-0.98", "all reads": 0.006762, "linked reads": 0.0005779, "all reads (cumsum)": 0.7935, "linked reads (cumsum)": 0.9771, "range_label": "0.97-0.98", "all reads (inferred)": 0.3581, "linked reads (inferred)": 0.934, "right_edge": 0.98}, {"bin": "0.98", "interval": "0.98-0.99", "all reads": 0.006195, "linked reads": 0.0006111, "all reads (cumsum)": 0.7997, "linked reads (cumsum)": 0.9777, "range_label": "0.98-0.99", "all reads (inferred)": 0.3584, "linked reads (inferred)": 0.9347, "right_edge": 0.99}, {"bin": "0.99", "interval": "0.99-1.0", "all reads": 0.2003, "linked reads": 0.02225, "all reads (cumsum)": 1.0, "linked reads (cumsum)": 1.0, "range_label": "0.99-1.0", "all reads (inferred)": 1.0, "linked reads (inferred)": 1.0, "right_edge": 1.0}]}}
